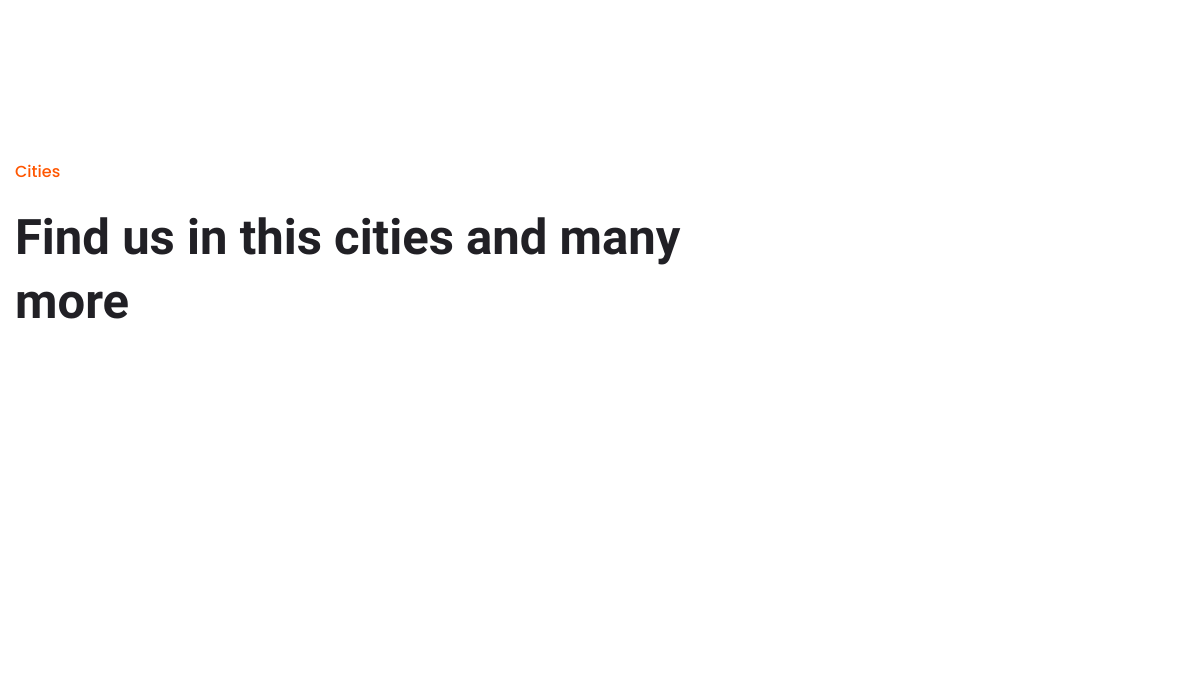
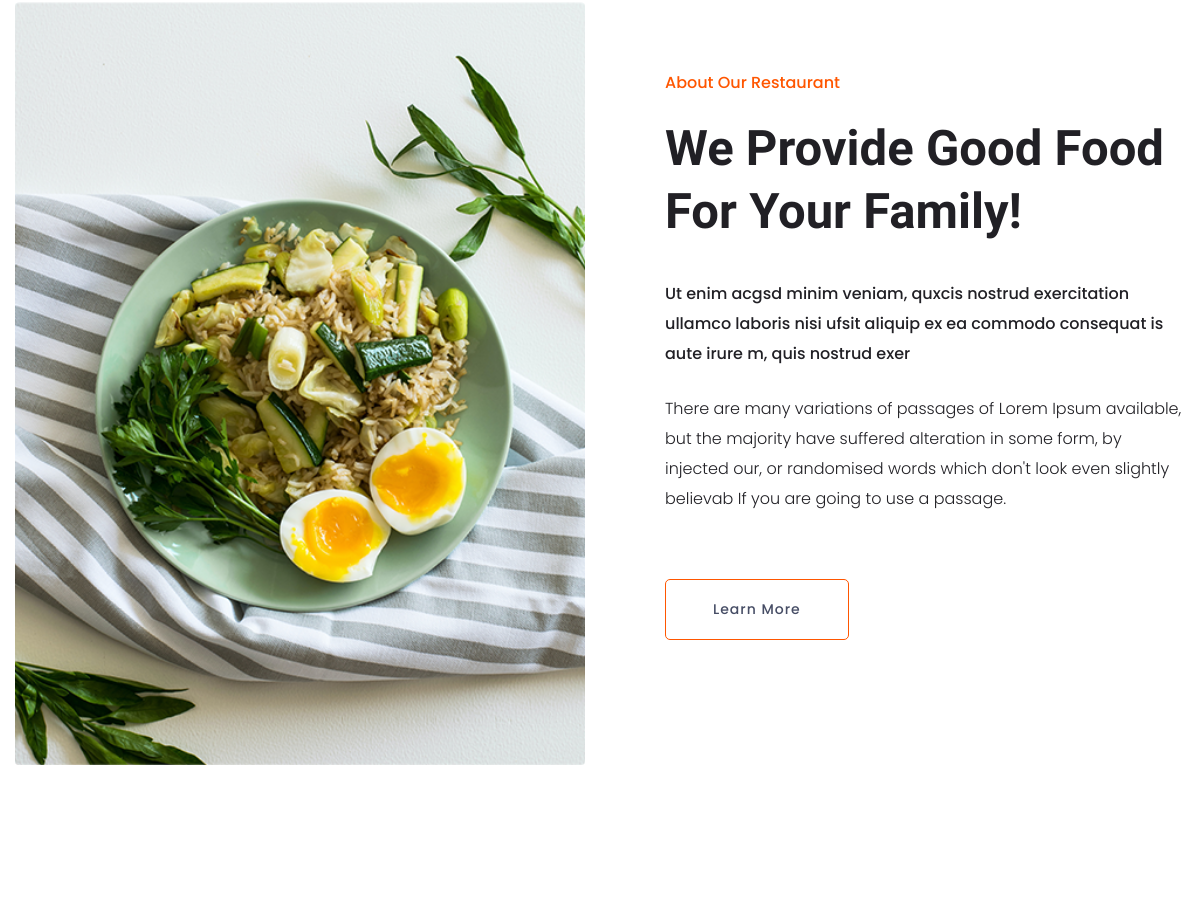
/ (middle part), run on an earlier commit of the app's database (2 pictures, top to bottom).
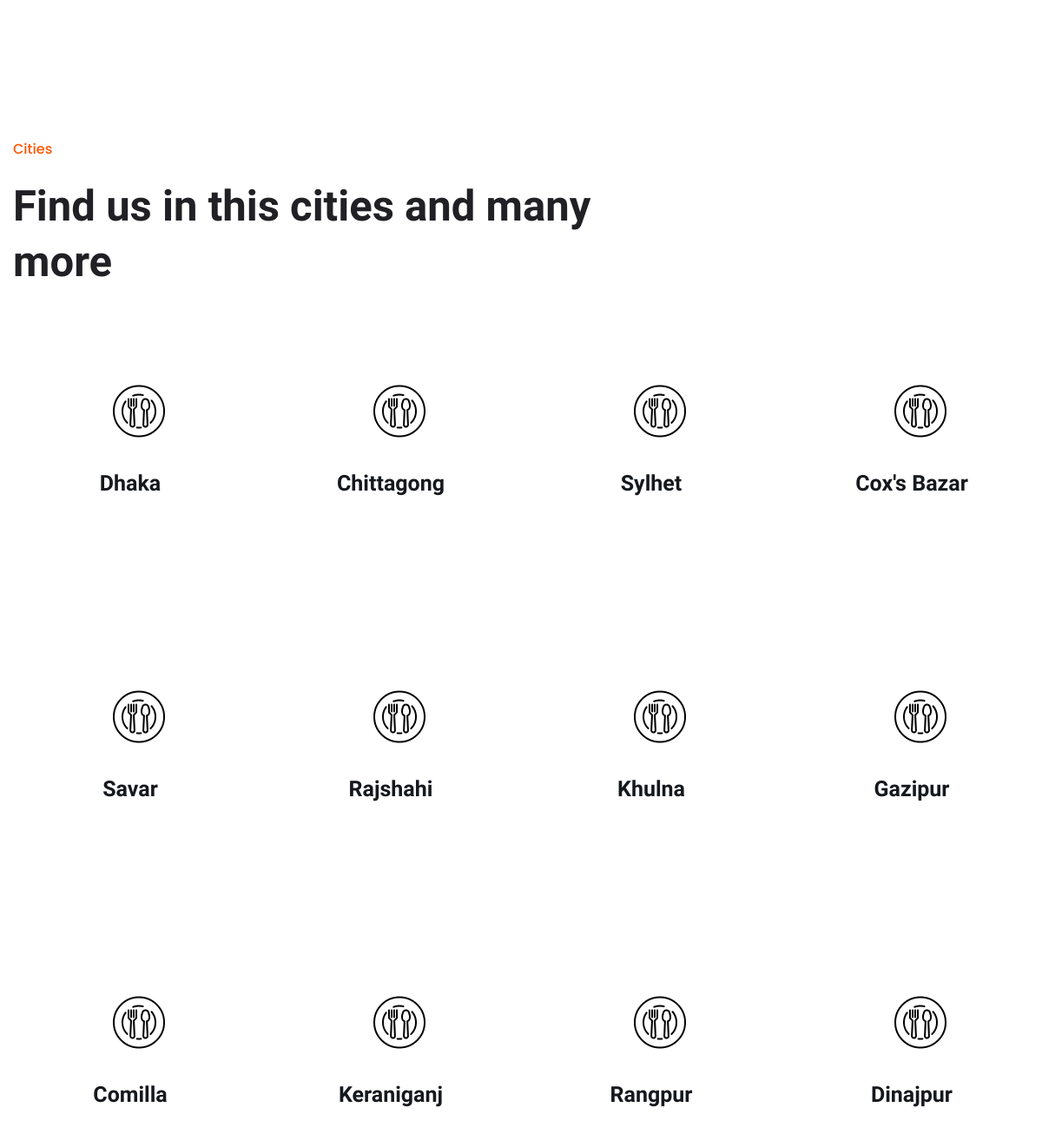
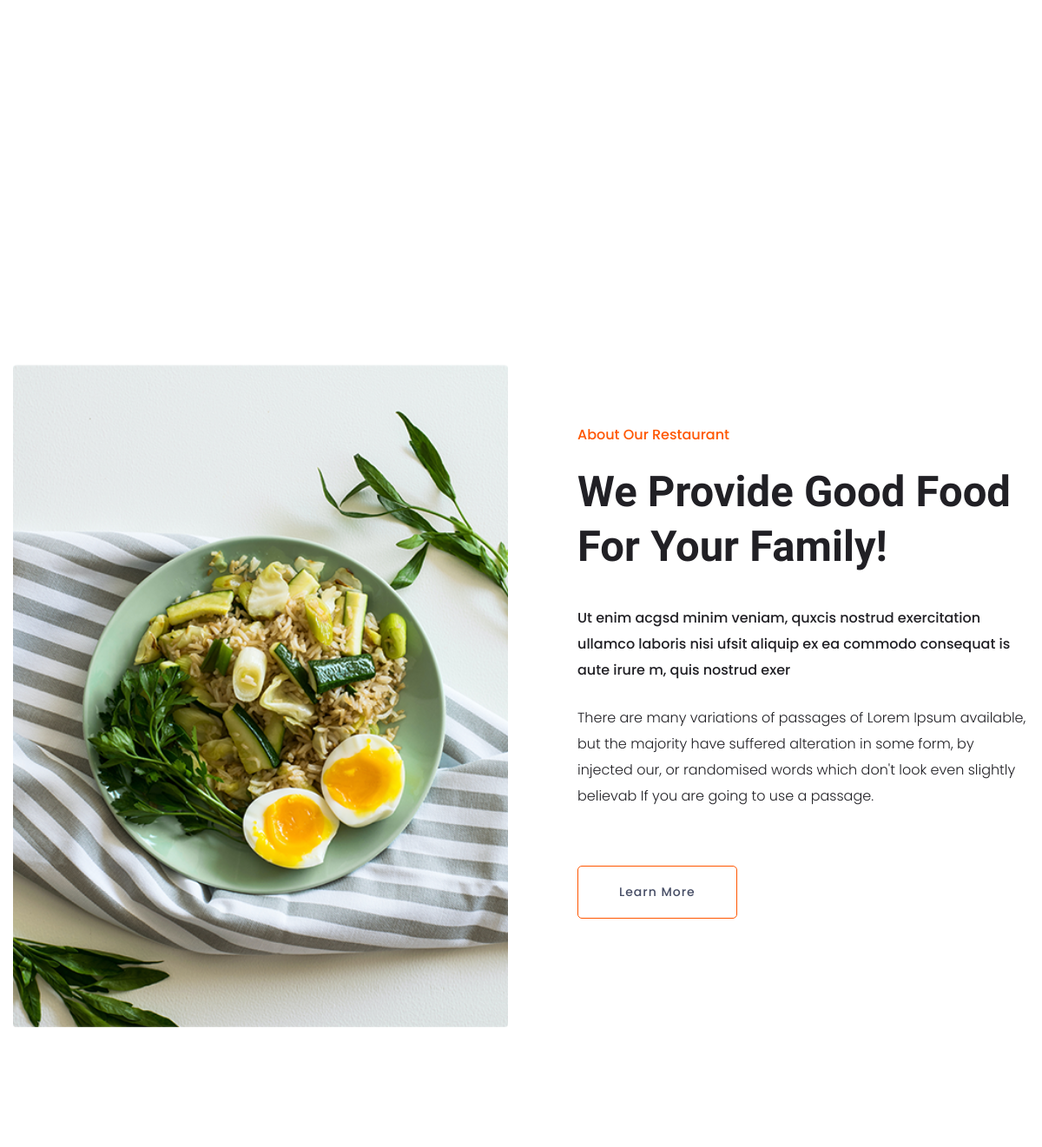
And on a later commit of the database (2 pictures, top to bottom).
### main/models.py (models this page shows, shortened)
class Place(models.Model):
    division = models.ForeignKey(Division, on_delete=models.CASCADE, null=True, blank=True)
    district_name = models.CharField(max_length=120, blank=True, null=True)
    zip_code = models.CharField(max_length=100, blank=True, null=True)
    class Meta:
        db_table = "place"

### main/views.py (the view)
# urls.py: path('', views.home, name="home"),
def home(request):
    place = Place.objects.all()
    context = {"title": "Home | Yummy Food", "place":place}
    return render(request, 'user/home.html',context)

### main/templates/user/home.html (shortened to what this page needs)
{% extends 'base.html' %}
{%load static%}
{%block main_content %}
<main>
    <div class="our-services section-padding30">
        <div class="container">
            <div class="row">
                <div class="cl-xl-7 col-lg-8 col-md-10">
                    <div class="section-tittle text-left">
                        <span>Cities</span>
                        <h2>Find us in this cities and many more</h2>
                    </div>
                </div>
            </div>
            <div class="row">
                {%for i in place%}
                <a href="{%url 'resturant_list' slug=i.district_name%}">
                    <div class=" col-lg-3 col-md-4 col-sm-6">
                        <div class="single-services text-center mb-30">
                            <div class="services-ion">
                                <span class="flaticon-tools-and-utensils-1"></span>
                            </div>
                            <div class="services-cap">
                                <h5><a href="{%url 'resturant_list' slug=i.district_name%}"><span class="district_name">{{i.district_name}}</span></a></h5>
                            </div>
                        </div>
                    </div>
                </a>
                {%endfor%}
            </div>
        </div>
    </div>
    <div class="about-area2 section-padding30">
        <div class="container">
            <div class="row align-items-center">
                <div class="col-lg-6 col-md-12">
                    <div class="about-img ">
                        <img src="{%static 'front/'%}img/gallery/about2.png" alt="">
                    </div>
                </div>
                <div class="col-lg-6 col-md-12">
                    <div class="about-caption mb-50">
                        <div class="section-tittle mb-35">
                            <span>About Our Restaurant</span>
                            <h2>We Provide Good Food For Your Family!</h2>
                        </div>
                        <p class="pera-top">Ut enim acgsd minim veniam, quxcis nostrud exercitation ullamco laboris nisi ufsit aliquip ex ea commodo consequat is aute irure m, quis nostrud exer</p>
                        <p class="mb-65 pera-bottom">There are many variations of passages of Lorem Ipsum available, but the majority have suffered alteration in some form, by injected our, or randomised words which don't look even slightly believab If you are going to use a passage.
                        </p>
                        <a href="about.html" class="border-btn">Learn More</a>
                    </div>
                </div>
            </div>
        </div>
    </div>
</main>
{%endblock main_content%}

### templates/base.html (shortened to what this page needs)
{%load static%}
<!DOCTYPE html>
<html lang="en">
<head>
    <link rel="stylesheet" href="{%static 'front/'%}css/bootstrap.min.css">
    <link rel="stylesheet" href="{%static 'front/'%}css/owl.carousel.min.css">
    <link rel="stylesheet" href="{%static 'front/'%}css/slicknav.css">
    <link rel="stylesheet" href="{%static 'front/'%}css/flaticon.css">
    <link rel="stylesheet" href="{%static 'front/'%}css/gijgo.css">
    <link rel="stylesheet" href="{%static 'front/'%}css/animate.min.css">
    <link rel="stylesheet" href="{%static 'front/'%}css/magnific-popup.css">
    <link rel="stylesheet" href="{%static 'front/'%}css/fontawesome-all.min.css">
    <link rel="stylesheet" href="{%static 'front/'%}css/themify-icons.css">
    <link rel="stylesheet" href="{%static 'front/'%}css/slick.css">
    <link rel="stylesheet" href="{%static 'front/'%}css/nice-select.css">
    <link rel="stylesheet" href="{%static 'front/'%}css/style.css">
</head>
<body>
    {%block main_content%}{%endblock main_content%}
</body>
</html>

### templates/preloader.html (shortened to what this page needs)
{%load static%}

### templates/navbar.html (shortened to what this page needs)
{%load static%}

### templates/footer.html (shortened to what this page needs)
{%load static%}

### main/templates/user/home.html (style rules this page uses)
.district_name { font-weight: bold; }

What changed in the data, as far as the page shows it:
added Place: district_name "Dhaka"
added Place: district_name "Chittagong"
added Place: district_name "Sylhet"
added Place: district_name "Cox's Bazar"
added Place: district_name "Savar"
added Place: district_name "Rajshahi"
added Place: district_name "Khulna"
added Place: district_name "Gazipur"
added Place: district_name "Comilla"
added Place: district_name "Keraniganj"
added Place: district_name "Rangpur"
added Place: district_name "Dinajpur"
